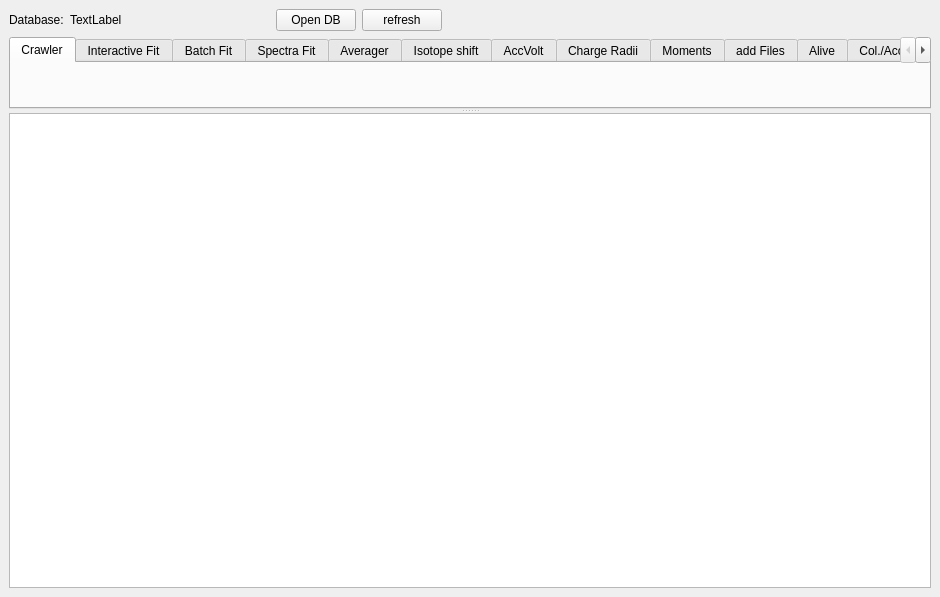
<?xml version="1.0" encoding="UTF-8"?>
<ui version="4.0">
 <class>MainWindow</class>
 <widget class="QMainWindow" name="MainWindow">
  <property name="geometry">
   <rect>
    <x>0</x>
    <y>0</y>
    <width>940</width>
    <height>597</height>
   </rect>
  </property>
  <property name="windowTitle">
   <string>MainWindow</string>
  </property>
  <widget class="QWidget" name="centralwidget">
   <layout class="QVBoxLayout" name="verticalLayout">
    <item>
     <layout class="QHBoxLayout" name="horizontalLayout">
      <item>
       <widget class="QLabel" name="label">
        <property name="text">
         <string>Database:</string>
        </property>
       </widget>
      </item>
      <item>
       <widget class="QLabel" name="oDbPath">
        <property name="sizePolicy">
         <sizepolicy hsizetype="Minimum" vsizetype="Preferred">
          <horstretch>0</horstretch>
          <verstretch>0</verstretch>
         </sizepolicy>
        </property>
        <property name="minimumSize">
         <size>
          <width>200</width>
          <height>0</height>
         </size>
        </property>
        <property name="text">
         <string>TextLabel</string>
        </property>
       </widget>
      </item>
      <item>
       <widget class="QPushButton" name="bOpenDb">
        <property name="text">
         <string>Open DB</string>
        </property>
       </widget>
      </item>
      <item>
       <widget class="QPushButton" name="pushButton_refresh">
        <property name="text">
         <string>refresh</string>
        </property>
       </widget>
      </item>
      <item>
       <spacer name="horizontalSpacer">
        <property name="orientation">
         <enum>Qt::Horizontal</enum>
        </property>
        <property name="sizeHint" stdset="0">
         <size>
          <width>40</width>
          <height>20</height>
         </size>
        </property>
       </spacer>
      </item>
     </layout>
    </item>
    <item>
     <widget class="QSplitter" name="splitter">
      <property name="orientation">
       <enum>Qt::Vertical</enum>
      </property>
      <widget class="QTabWidget" name="TabWidget">
       <property name="sizePolicy">
        <sizepolicy hsizetype="Maximum" vsizetype="Expanding">
         <horstretch>0</horstretch>
         <verstretch>0</verstretch>
        </sizepolicy>
       </property>
       <property name="minimumSize">
        <size>
         <width>400</width>
         <height>20</height>
        </size>
       </property>
       <property name="focusPolicy">
        <enum>Qt::NoFocus</enum>
       </property>
       <property name="locale">
        <locale language="English" country="UnitedStates"/>
       </property>
       <property name="tabShape">
        <enum>QTabWidget::Rounded</enum>
       </property>
       <property name="currentIndex">
        <number>0</number>
       </property>
       <widget class="CrawlerUi" name="crawler">
        <attribute name="title">
         <string>Crawler</string>
        </attribute>
       </widget>
       <widget class="InteractiveFitUi" name="intfit">
        <attribute name="title">
         <string>Interactive Fit</string>
        </attribute>
       </widget>
       <widget class="BatchfitterUi" name="batchfit">
        <attribute name="title">
         <string>Batch Fit</string>
        </attribute>
       </widget>
       <widget class="SpectraFitUi" name="spectrafit">
        <property name="styleSheet">
         <string notr="true"/>
        </property>
        <attribute name="title">
         <string>Spectra Fit</string>
        </attribute>
       </widget>
       <widget class="AveragerUi" name="averager">
        <attribute name="title">
         <string>Averager</string>
        </attribute>
       </widget>
       <widget class="IsoshiftUi" name="isoshift">
        <attribute name="title">
         <string>Isotope shift</string>
        </attribute>
       </widget>
       <widget class="AccVoltUi" name="accVolt_tab">
        <attribute name="title">
         <string>AccVolt</string>
        </attribute>
       </widget>
       <widget class="KingFitUi" name="kingfit">
        <attribute name="title">
         <string>Charge Radii</string>
        </attribute>
       </widget>
       <widget class="MomentsUi" name="moments">
        <attribute name="title">
         <string>Moments</string>
        </attribute>
       </widget>
       <widget class="AddFilesUi" name="addFiles_tab">
        <attribute name="title">
         <string>add Files</string>
        </attribute>
       </widget>
       <widget class="AliveUi" name="Alive_tab">
        <attribute name="title">
         <string>Alive</string>
        </attribute>
       </widget>
       <widget class="ColAcolUi" name="ColAcol_tab">
        <attribute name="title">
         <string>Col./Acol.</string>
        </attribute>
       </widget>
       <widget class="SimulationUi" name="Simulation_tab">
        <attribute name="title">
         <string>Simulation</string>
        </attribute>
       </widget>
       <widget class="AsciiConvUi" name="asciiConv_tab">
        <attribute name="title">
         <string>ASCII conv.</string>
        </attribute>
       </widget>
      </widget>
      <widget class="QPlainTextEdit" name="oOut">
       <property name="plainText">
        <string/>
       </property>
       <property name="maximumBlockCount">
        <number>500</number>
       </property>
      </widget>
     </widget>
    </item>
   </layout>
  </widget>
  <widget class="QMenuBar" name="menubar">
   <property name="geometry">
    <rect>
     <x>0</x>
     <y>0</y>
     <width>940</width>
     <height>21</height>
    </rect>
   </property>
  </widget>
 </widget>
 <customwidgets>
  <customwidget>
   <class>CrawlerUi</class>
   <extends>QWidget</extends>
   <header>Gui.CrawlerUi</header>
   <container>1</container>
  </customwidget>
  <customwidget>
   <class>InteractiveFitUi</class>
   <extends>QWidget</extends>
   <header>Gui.InteractiveFitUi</header>
   <container>1</container>
  </customwidget>
  <customwidget>
   <class>AveragerUi</class>
   <extends>QWidget</extends>
   <header>Gui.AveragerUi</header>
   <container>1</container>
  </customwidget>
  <customwidget>
   <class>BatchfitterUi</class>
   <extends>QWidget</extends>
   <header>Gui.BatchfitterUi</header>
   <container>1</container>
  </customwidget>
  <customwidget>
   <class>AccVoltUi</class>
   <extends>QWidget</extends>
   <header>Gui.AccVoltUi</header>
   <container>1</container>
  </customwidget>
  <customwidget>
   <class>IsoshiftUi</class>
   <extends>QWidget</extends>
   <header>Gui.IsoshiftUi</header>
   <container>1</container>
  </customwidget>
  <customwidget>
   <class>KingFitUi</class>
   <extends>QWidget</extends>
   <header>Gui.KingFitUi</header>
   <container>1</container>
  </customwidget>
  <customwidget>
   <class>AddFilesUi</class>
   <extends>QWidget</extends>
   <header>Gui.AddFilesUi</header>
   <container>1</container>
  </customwidget>
  <customwidget>
   <class>AliveUi</class>
   <extends>QWidget</extends>
   <header>Gui.AliveUi</header>
   <container>1</container>
  </customwidget>
  <customwidget>
   <class>MomentsUi</class>
   <extends>QWidget</extends>
   <header>Gui.MomentsUi</header>
   <container>1</container>
  </customwidget>
  <customwidget>
   <class>AsciiConvUi</class>
   <extends>QWidget</extends>
   <header>Gui.AsciiConvUi</header>
   <container>1</container>
  </customwidget>
  <customwidget>
   <class>ColAcolUi</class>
   <extends>QWidget</extends>
   <header>Gui.ColAcolUi</header>
   <container>1</container>
  </customwidget>
  <customwidget>
   <class>SimulationUi</class>
   <extends>QWidget</extends>
   <header>Gui.SimulationUi</header>
   <container>1</container>
  </customwidget>
  <customwidget>
   <class>SpectraFitUi</class>
   <extends>QWidget</extends>
   <header>Gui.SpectraFitUi</header>
   <container>1</container>
  </customwidget>
 </customwidgets>
 <resources/>
 <connections/>
</ui>
